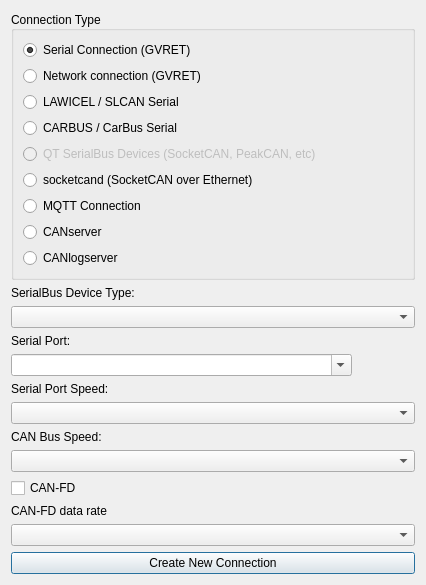
<?xml version="1.0" encoding="UTF-8"?>
<ui version="4.0">
 <class>NewConnectionDialog</class>
 <widget class="QDialog" name="NewConnectionDialog">
  <property name="geometry">
   <rect>
    <x>0</x>
    <y>0</y>
    <width>426</width>
    <height>582</height>
   </rect>
  </property>
  <property name="windowTitle">
   <string>New Connection</string>
  </property>
  <layout class="QVBoxLayout" name="verticalLayout">
   <item>
    <widget class="QGroupBox" name="gbType">
     <property name="title">
      <string>Connection Type</string>
     </property>
     <property name="alignment">
      <set>Qt::AlignLeading|Qt::AlignLeft|Qt::AlignVCenter</set>
     </property>
     <layout class="QVBoxLayout" name="verticalLayout_2">
      <item>
       <widget class="QRadioButton" name="rbGVRET">
        <property name="text">
         <string>Serial Connection (GVRET)</string>
        </property>
        <property name="checked">
         <bool>true</bool>
        </property>
       </widget>
      </item>
      <item>
       <widget class="QRadioButton" name="rbRemote">
        <property name="text">
         <string>Network connection (GVRET)</string>
        </property>
       </widget>
      </item>
      <item>
       <widget class="QRadioButton" name="rbLawicel">
        <property name="text">
         <string>LAWICEL / SLCAN Serial</string>
        </property>
       </widget>
      </item>
      <item>
       <widget class="QRadioButton" name="rbCarbus">
        <property name="text">
         <string>CARBUS / CarBus Serial</string>
        </property>
       </widget>
      </item>
      <item>
       <widget class="QRadioButton" name="rbSocketCAN">
        <property name="enabled">
         <bool>false</bool>
        </property>
        <property name="text">
         <string>QT SerialBus Devices (SocketCAN, PeakCAN, etc)</string>
        </property>
       </widget>
      </item>
      <item>
       <widget class="QRadioButton" name="rbKayak">
        <property name="text">
         <string>socketcand (SocketCAN over Ethernet)</string>
        </property>
       </widget>
      </item>
      <item>
       <widget class="QRadioButton" name="rbMQTT">
        <property name="text">
         <string>MQTT Connection</string>
        </property>
       </widget>
      </item>
      <item>
       <widget class="QRadioButton" name="rbCANserver">
        <property name="text">
         <string>CANserver</string>
        </property>
       </widget>
      </item>
      <item>
       <widget class="QRadioButton" name="rbCanlogserver">
        <property name="text">
         <string>CANlogserver</string>
        </property>
       </widget>
      </item>
     </layout>
    </widget>
   </item>
   <item>
    <widget class="QLabel" name="lblDeviceType">
     <property name="text">
      <string>SerialBus Device Type:</string>
     </property>
    </widget>
   </item>
   <item>
    <widget class="QComboBox" name="cbDeviceType"/>
   </item>
   <item>
    <widget class="QLabel" name="lPort">
     <property name="sizePolicy">
      <sizepolicy hsizetype="Minimum" vsizetype="Minimum">
       <horstretch>0</horstretch>
       <verstretch>0</verstretch>
      </sizepolicy>
     </property>
     <property name="text">
      <string>Serial Port:</string>
     </property>
    </widget>
   </item>
   <item>
    <widget class="QComboBox" name="cbPort">
     <property name="sizePolicy">
      <sizepolicy hsizetype="Expanding" vsizetype="Fixed">
       <horstretch>0</horstretch>
       <verstretch>0</verstretch>
      </sizepolicy>
     </property>
     <property name="maximumSize">
      <size>
       <width>341</width>
       <height>16777215</height>
      </size>
     </property>
     <property name="editable">
      <bool>true</bool>
     </property>
    </widget>
   </item>
   <item>
    <widget class="QLabel" name="lblSerialSpeed">
     <property name="text">
      <string>Serial Port Speed:</string>
     </property>
    </widget>
   </item>
   <item>
    <widget class="QComboBox" name="cbSerialSpeed"/>
   </item>
   <item>
    <widget class="QLabel" name="lblCANSpeed">
     <property name="text">
      <string>CAN Bus Speed:</string>
     </property>
    </widget>
   </item>
   <item>
    <widget class="QComboBox" name="cbCANSpeed"/>
   </item>
   <item>
    <widget class="QCheckBox" name="cbCanFd">
     <property name="text">
      <string>CAN-FD</string>
     </property>
    </widget>
   </item>
   <item>
    <widget class="QLabel" name="lblDataRate">
     <property name="text">
      <string>CAN-FD data rate</string>
     </property>
    </widget>
   </item>
   <item>
    <widget class="QComboBox" name="cbDataRate"/>
   </item>
   <item>
    <spacer name="verticalSpacer">
     <property name="orientation">
      <enum>Qt::Vertical</enum>
     </property>
     <property name="sizeHint" stdset="0">
      <size>
       <width>20</width>
       <height>40</height>
      </size>
     </property>
    </spacer>
   </item>
   <item>
    <widget class="QPushButton" name="btnOK">
     <property name="text">
      <string>Create New Connection</string>
     </property>
    </widget>
   </item>
  </layout>
 </widget>
 <resources/>
 <connections/>
</ui>
